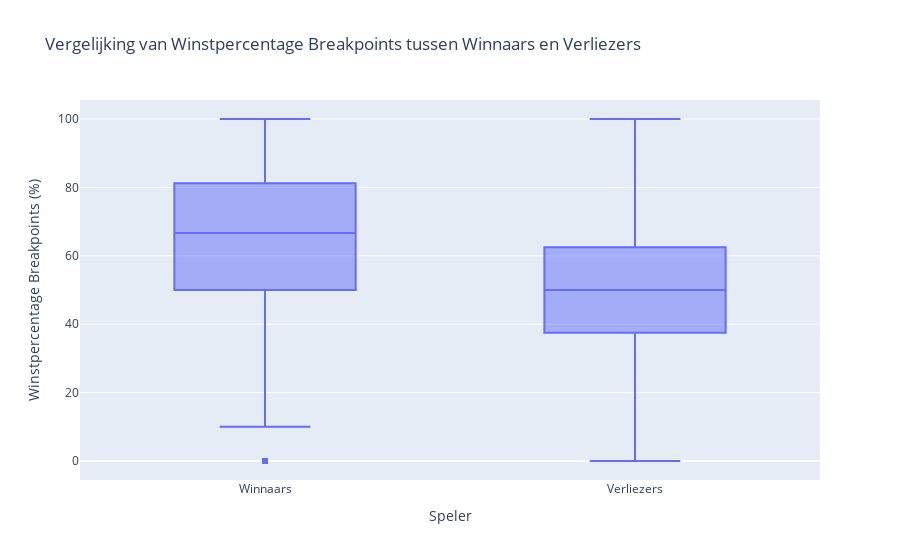

The code cell stored with this chart in its notebook:
### Markdown cell above
### Tweede argument tweede perspectief

### Code cell
import pandas as pd
import plotly.express as px
import plotly.figure_factory as ff

# Laad het CSV-bestand
file_path = '../combined_cleaned_tennis_data.csv'
tennis_data = pd.read_csv(file_path)

# Converteer de relevante kolommen naar numeriek
tennis_data['w_bpSaved'] = pd.to_numeric(tennis_data['w_bpSaved'], errors='coerce')
tennis_data['w_bpFaced'] = pd.to_numeric(tennis_data['w_bpFaced'], errors='coerce')
tennis_data['l_bpSaved'] = pd.to_numeric(tennis_data['l_bpSaved'], errors='coerce')
tennis_data['l_bpFaced'] = pd.to_numeric(tennis_data['l_bpFaced'], errors='coerce')

# Bereken het percentage van gewonnen breakpoints
tennis_data['w_bpWinPercent'] = (tennis_data['w_bpSaved'] / tennis_data['w_bpFaced']) * 100
tennis_data['l_bpWinPercent'] = (tennis_data['l_bpSaved'] / tennis_data['l_bpFaced']) * 100

fig_box = px.box(
    tennis_data.melt(value_vars=['w_bpWinPercent', 'l_bpWinPercent'], var_name='Player', value_name='Win Percentage'),
    x='Player',
    y='Win Percentage',
    labels={'Player': 'Speler', 'Win Percentage': 'Winstpercentage Breakpoints (%)'},
    title='Vergelijking van Winstpercentage Breakpoints tussen Winnaars en Verliezers'
)
fig_box.update_xaxes(tickvals=['w_bpWinPercent', 'l_bpWinPercent'], ticktext=['Winnaars', 'Verliezers'])
fig_box.show()

### Figure 1 — Plotly figure (JSON) as saved in the notebook; plotly's stock layout.template omitted (floating-point values rounded to 4 significant figures; data arrays with more than 128 entries replaced by an {"elided": "..."} marker saying what was removed)
{"data": [{"alignmentgroup": "True", "hovertemplate": "Speler=%{x}<br>Winstpercentage Breakpoints (%)=%{y}<extra></extra>", "legendgroup": "", "marker": {"color": "#636efa"}, "name": "", "notched": false, "offsetgroup": "", "orientation": "v", "showlegend": false, "type": "box", "x": {"elided": "9122 str values"}, "x0": " ", "xaxis": "x", "y": {"elided": "9122 float values"}, "y0": " ", "yaxis": "y"}], "layout": {"boxmode": "group", "legend": {"tracegroupgap": 0}, "title": {"text": "Vergelijking van Winstpercentage Breakpoints tussen Winnaars en Verliezers"}, "xaxis": {"anchor": "y", "domain": [0, 1], "ticktext": ["Winnaars", "Verliezers"], "tickvals": ["w_bpWinPercent", "l_bpWinPercent"], "title": {"text": "Speler"}}, "yaxis": {"anchor": "x", "domain": [0, 1], "title": {"text": "Winstpercentage Breakpoints (%)"}}}}
